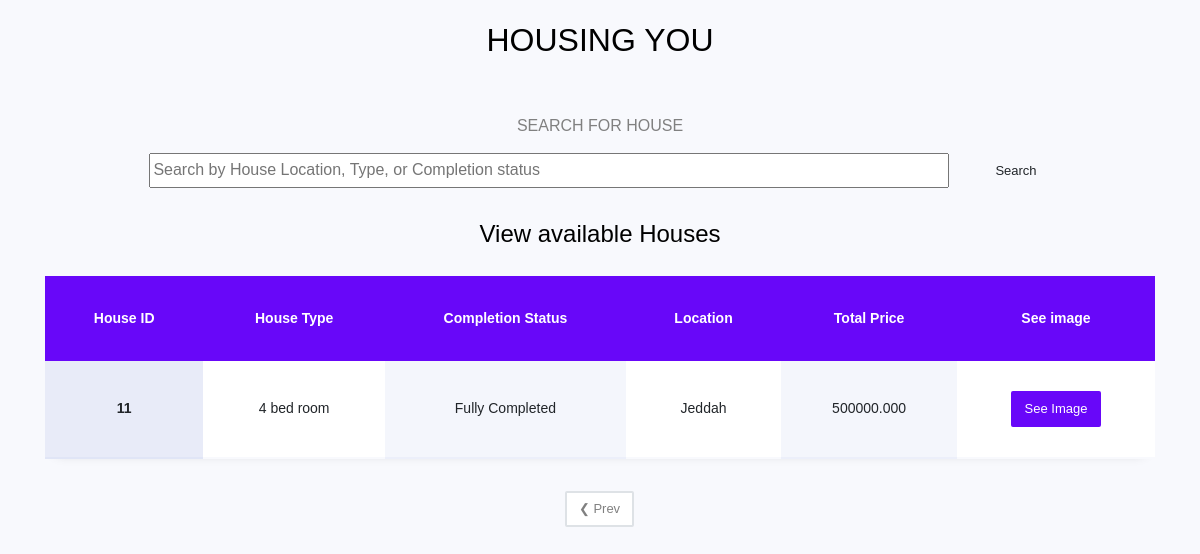
The app's page /houses/?page=2 with its own data.
### base/models.py (models this page shows, shortened)
class House(models.Model):
    price = models.IntegerField(blank=True, null=True)
    description = models.TextField(null=True, blank=True)
    type = models.ForeignKey('HouseTypes', models.CASCADE)  # Field name made lowercase.
    location = models.ForeignKey('HouseLocation', models.CASCADE)  # Field name made lowercase.
    conpletion_status = models.ForeignKey(ConpletionStatus, models.CASCADE,)  # Field name made lowercase.
    class Meta:
        ordering = ['id']
    @property
    def total_price(self):
        value = self.location.value
        price = self.type.price
        return (value * price) + price

class HouseTypes(models.Model):
    house_type = models.CharField(max_length=45)
    price = models.IntegerField(blank=True, null=True)
    def __str__(self):
        return self.house_type

class ConpletionStatus(models.Model):
    title = models.CharField(max_length=45, blank=True, null=True)
    def __str__(self):
        return self.title

class HouseLocation(models.Model):
    location = models.CharField(max_length=45)
    value = models.DecimalField(max_digits=5, decimal_places=3, blank=True, null=True)
    def __str__(self):
        return self.location

### base/views.py (the view)
# urls.py: path('houses/', views.all_houses, name ='houses'),
def all_houses(request):
    houses, search_query = searchHouses(request)
    custom_range, houses = paginateHouses(request, houses, 10)
    context = {'houses': houses, 'search_query': search_query, 'custom_range': custom_range}
    context = {'houses': houses,}
    return render(request, 'houses.html', context)

### base/views.py (called while the page is built)
def searchHouses(request):
    search_query = ""
    if request.GET.get('search_query'):
        search_query = request.GET.get('search_query')
    houses = House.objects.distinct().filter(
        Q(type__house_type__icontains=search_query) |
        Q(location__location__icontains=search_query) |
        Q(conpletion_status__title__icontains=search_query)
    )
    return houses, search_query

def paginateHouses(request, houses, results):
    page = request.GET.get('page')
    paginator = Paginator(houses, results)
    try:
        houses = paginator.page(page)
    except PageNotAnInteger:
        page = 1
        houses = paginator.page(page)
    except EmptyPage:
        page = paginator.num_pages
        houses = paginator.page(page)
    leftIndex = (int(page) - 4)
    if leftIndex < 1:
        leftIndex = 1
    rightIndex =(int(page) + 5)
    if rightIndex > paginator.num_pages:
        rightIndex = paginator.num_pages + 1
    custom_range = range(leftIndex, rightIndex)
    return custom_range, houses

### template/houses.html (shortened to what this page needs)
{% load static %}
<!doctype html>
<html lang="en">
  <head>
	<link rel="stylesheet" href="https://stackpath.bootstrapcdn.com/font-awesome/4.7.0/css/font-awesome.min.css">
	<link rel="stylesheet" href="{% static 'css/style.css' %}">
	</head>
	<body>
	<section class="ftco-section">
		<div class="container">
			<div class="row justify-content-center">
				<div class="col-md-6 text-center mb-5">
					<h2 class="heading-sec%tion">HOUSING YOU</h2>
				</div>
			</div>
			<section class="hero-section text-center">
				<div class="container container--narrow">
				  <div class="hero-section__box">
					<h2>Search for <span>House</span></h2>
				  </div>
				  <div class="hero-section__search">
					<form id="searchForm" class="form" action="" method="get">
					  <div class="form__field">
						<input class="input input--text" id="formInput#search" type="text" name="search_query"
						value="{{search_query}}"  placeholder="Search by House Location, Type, or Completion status" />
					  </div>
					  <input class="btn btn--sub btn--lg" type="submit" value="Search" />
					</form>
				  </div>
				</div>
			</section>
			<div class="row">
				<div class="col-md-12">
					<h4 class="text-center mb-4">View available Houses</h4>
					<div class="table-wrap">
						<table class="table">
					    <thead class="thead-primary">
					      <tr>
					        <th>House ID</th>
					        <th>House Type</th>
					        <th>Completion Status</th>
					        <th>Location</th>
					        <th>Total Price</th>
					        <th>See image</th>
					      </tr>
					    </thead>
					    <tbody>
							{% for house in houses %}
							<tr>
								<th scope="row" class="scope" >{{house.id}}</th>
								<td>{{house.type}}</td>
								<td>{{house.conpletion_status}}</td>
								<td>{{house.location}}</td>
								<td>{{house.total_price}}</td>
								<td><a href="{% url 'house' house.id %}" class="btn btn-primary">See Image</a></td>
							</tr>
							{% endfor %}
					    </tbody>
					  </table>
					</div>
				</div>
			</div>
		</div>
	</section>
	{% include "paginator.html" with queryset=houses custom_range=custom_range %}
	</body>
</html>

### records on screen
House: id "11", type "4 bed room", conpletion_status "Fully Completed", location "Jeddah", total_price "500000.000"
